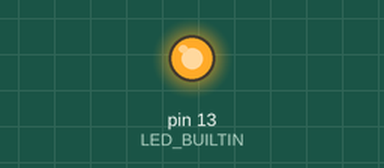
The sketch below on a simulated Arduino Uno, built with avr-gcc and run on an emulated ATmega328P. Parts: output pins drawn as LEDs (lit = HIGH).

Above: at 0.18 s.
At 21.8 s:
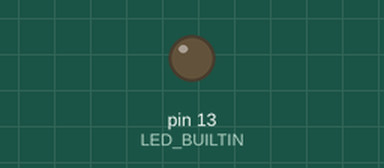
Timing chart, 0 to 41.3 s (numbered marks = the images above):
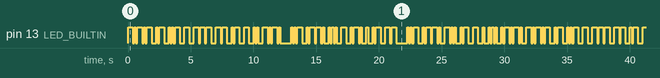

The sketch:

MorseCode.ino
```cpp
/*
  Morse

  A small program that can blink an arduino LED in
  morse code.
  Sticking to convention where:
    - A dot is a single time unit
    - A dash is three time units
    - Inter-element gap is one time unit
    - Short gap between letters are three time units
    - Medium gap between words are seven time units

  Author:
  Bård-Kristian Krohg
  2021.12.06

  https://baardkrk.github.io/
*/
#include <string.h>


int TIME_UNIT = 125;

void setup() {
  pinMode(LED_BUILTIN, OUTPUT);
}


void
blink(int a)
{
  digitalWrite(LED_BUILTIN, HIGH);
  delay(TIME_UNIT * ((a > 0) ? 3 : 1));
  digitalWrite(LED_BUILTIN, LOW);
  delay(TIME_UNIT);
}


void
blink_sequence(short int a)
{
  bool start_sequence = false;
  for (int i = (sizeof(short int) * 8) -1; i >= 0; i--) {
    if (start_sequence) {
      blink(a & (1u << i) ? 1 : 0);
    } else {
      start_sequence = a & (1u << i) ? true : false;
    }
  }
  delay(TIME_UNIT * 2);  // Between letters is 3
}


void
blink_sentence(char *s)
{
  int l = strlen(s);
  for (int i = 0; i < l; i++) {
    if (s[i] == ' ') { delay(TIME_UNIT * 4); }  // Between words is 7
    else { blink_sequence(morse_sequence(s[i])); }
  }
}


void loop() {
  char *s = "^Automatic upstream updates$";
  blink_sentence(s);
  // blink_sequence(morse_sequence(';'));
  // delay(TIME_UNIT * 4);  // Between words 7
}
```

MorseMap.ino
```cpp
#include <ctype.h>

/*
 * Returns the morse sequence for a character
 * . := 0
 * - := 1
 * The morse sequence has leading 'zeros', and starts
 * with the first 'one'. For example:
 * 0000 0000 0000 0101 := A  (0x5)
 * This map will return international standard for
 * characters [a-z], [0-9] and Norwegian standards
 * for [æ, ø, å].
 */
short int
morse_sequence(char a)
{
  char b = toupper(a);
  switch(b) {
    case ('A') : return 0x5;
    case ('B') : return 0x18;
    case ('C') : return 0x1A;
    case ('D') : return 0xC;
    case ('E') : return 0x2;
    case ('F') : return 0x12;
    case ('G') : return 0xE;
    case ('H') : return 0x10;
    case ('I') : return 0x4;
    case ('J') : return 0x17;
    case ('K') : return 0xD;
    case ('L') : return 0x14;
    case ('M') : return 0x7;
    case ('N') : return 0x6;
    case ('O') : return 0xF;
    case ('P') : return 0x16;
    case ('Q') : return 0x1D;
    case ('R') : return 0xA;
    case ('S') : return 0x8;
    case ('T') : return 0x3;
    case ('U') : return 0x9;
    case ('V') : return 0x11;
    case ('W') : return 0xB;
    case ('X') : return 0x19;
    case ('Y') : return 0x1B;
    case ('Z') : return 0x1C;
    case ('Æ') : return 0x15;
    case ('Ø') : return 0x1E;
    case ('Å') : return 0x2D;
    case ('1') : return 0x2F;
    case ('2') : return 0x27;
    case ('3') : return 0x23;
    case ('4') : return 0x21;
    case ('5') : return 0x20;
    case ('6') : return 0x30;
    case ('7') : return 0x38;
    case ('8') : return 0x3C;
    case ('9') : return 0x3E;
    case ('0') : return 0x3F;
    case ('.') : return 0x55;
    case (',') : return 0x73;
    case (':') : return 0x78;
    case ('?') : return 0x4C;
    case ('-') : return 0x61;
    case ('=') : return 0x31;
    case ('/') : return 0x32;
    case ('(') : return 0x36;
    case (')') : return 0x6D;
    case ('+') : return 0x2A;
    case ('^') : return 0x35;   // Start
    case ('$') : return 0x2A;   // Stop
    case ('#') : return 0x100;  // Correction
    case ('%') : return 0x22;   // Understood
    case ('*') : return 0x45;   // Ending
    case ('~') : return 0x28;   // Wait
    case (';') : return 0x238;  // Emergency
    case ('!') : return 0x26;
    case ('@') : return 0x5A;
    case ('Ü') : return 0x13;
    case ('È') : return 0x24;
    case ('É') : return 0x24;
    default : return 0x0;
  }
}


void
print_morse_sequence(short int a)
{
  printf("");
  bool start_sequence = false;
  for (int i = (sizeof(short int) * 8) -1; i >= 0; i--) {
    if (start_sequence) {
      putchar(a & (1u << i) ? '-' : '.');
    } else {
      start_sequence = a & (1u << i) ? true : false;
    }
  }
  printf("\n");
}
```

Measured:
- by itself, pin 13 (LED_BUILTIN): moves between LOW and HIGH, repeating every 31.8 s
- by itself, everything shown: repeats every 31.8 s, in 132 steps
